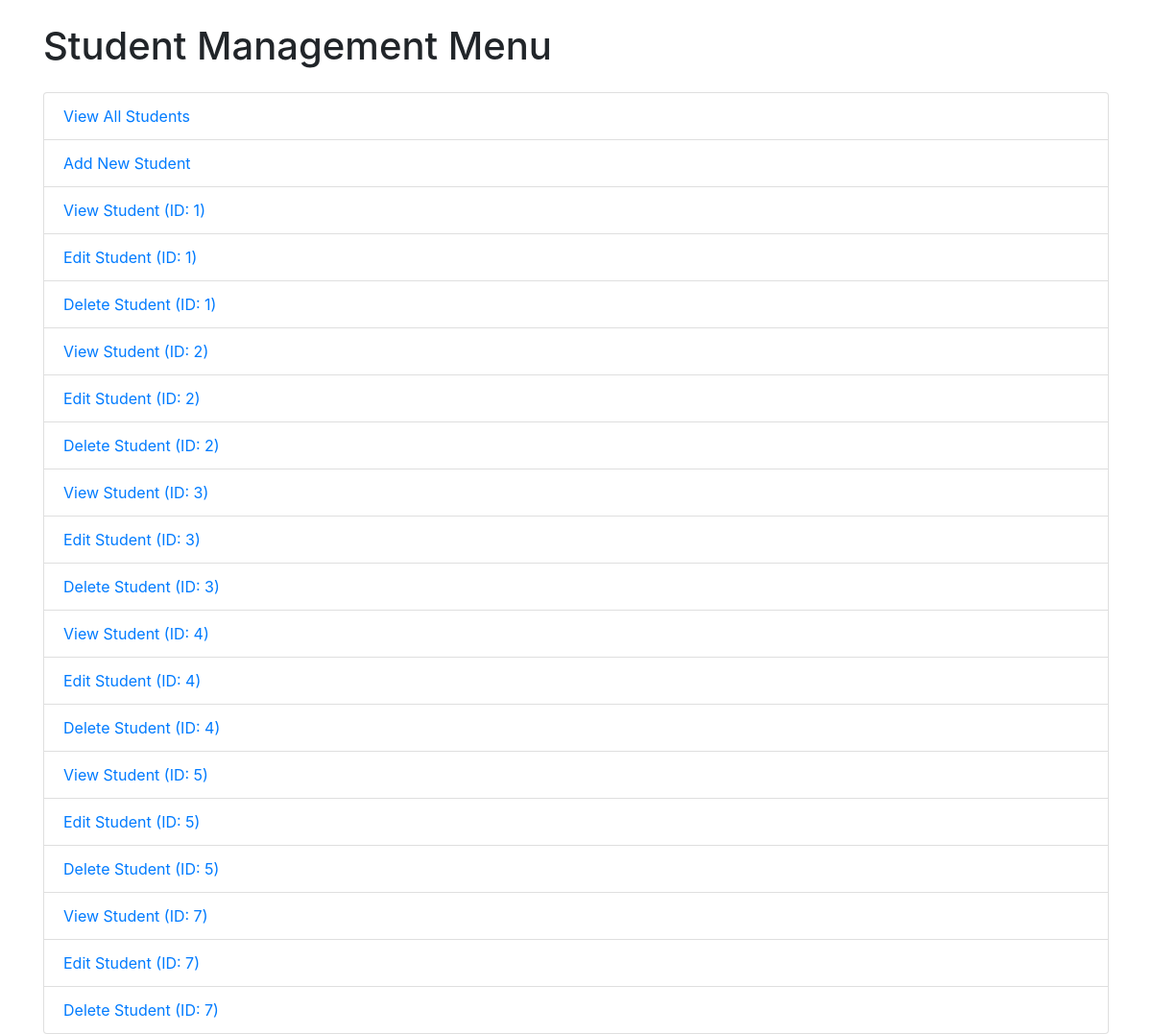
Before: /menu with the older database file.
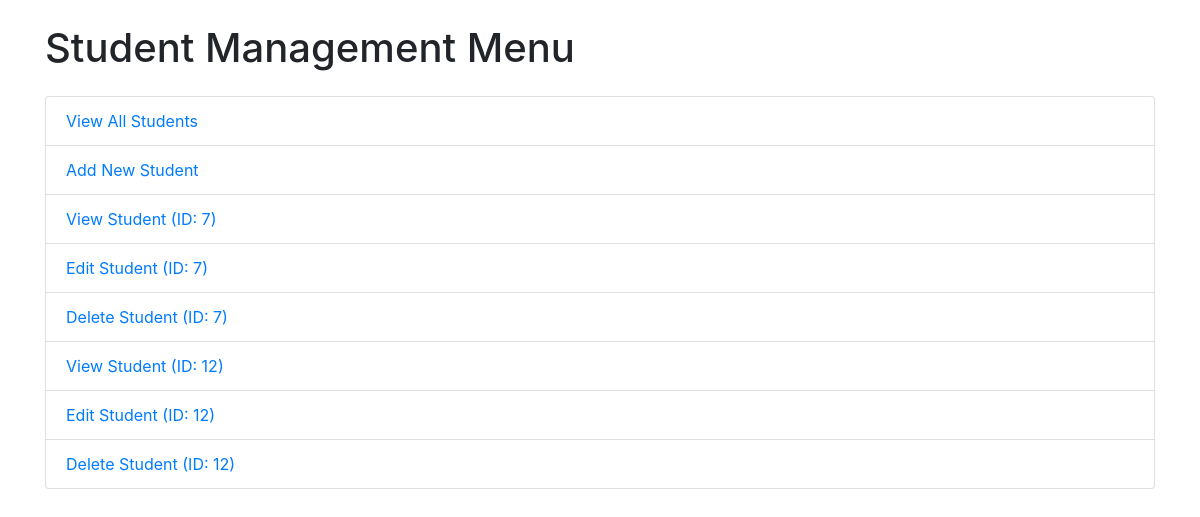
After: the same page with the newer database file.
### tables this page shows
CREATE TABLE tbl_student (
    id INTEGER PRIMARY KEY AUTOINCREMENT,
    fname TEXT NOT NULL,
    bdate DATE NOT NULL,
    gender TEXT NOT NULL,
    email TEXT NOT NULL
);

### app.py (the view)
@app.route('/menu')
def menu():
    conn = db_connection()
    cursor = conn.cursor()
    cursor.execute("SELECT * FROM tbl_student")
    students = cursor.fetchall()
    return render_template('menu.html', students=students)

### app.py (called while the page is built)
def db_connection():
    conn = sqlite3.connect('database.db')
    conn.row_factory = sqlite3.Row
    return conn

### templates/menu.html (shortened to what this page needs)
<!DOCTYPE html>
<html lang="en">
<head>
    <link rel="stylesheet" href="https://stackpath.bootstrapcdn.com/bootstrap/4.5.2/css/bootstrap.min.css">
</head>
<body>
    <div class="container">
        <h1 class="my-4">Student Management Menu</h1>
        <ul class="list-group">
            <li class="list-group-item">
                <a href="{{ url_for('view_all_students') }}">View All Students</a>
            </li>
            <li class="list-group-item">
                <a href="{{ url_for('create') }}">Add New Student</a>
            </li>
            {% for student in students %}
                <li class="list-group-item">
                    <a href="{{ url_for('view', id=student['id']) }}">View Student (ID: {{ student['id'] }})</a>
                </li>
                <li class="list-group-item">
                    <a href="{{ url_for('edit', id=student['id']) }}">Edit Student (ID: {{ student['id'] }})</a>
                </li>
                <li class="list-group-item">
                    <a href="{{ url_for('delete', id=student['id']) }}">Delete Student (ID: {{ student['id'] }})</a>
                </li>
            {% endfor %}
        </ul>
    </div>
</body>
</html>

Changed rows visible on the page:
removed tbl_student: id "1"
removed tbl_student: id "2"
removed tbl_student: id "3"
removed tbl_student: id "4"
removed tbl_student: id "5"
added tbl_student: id "12"
